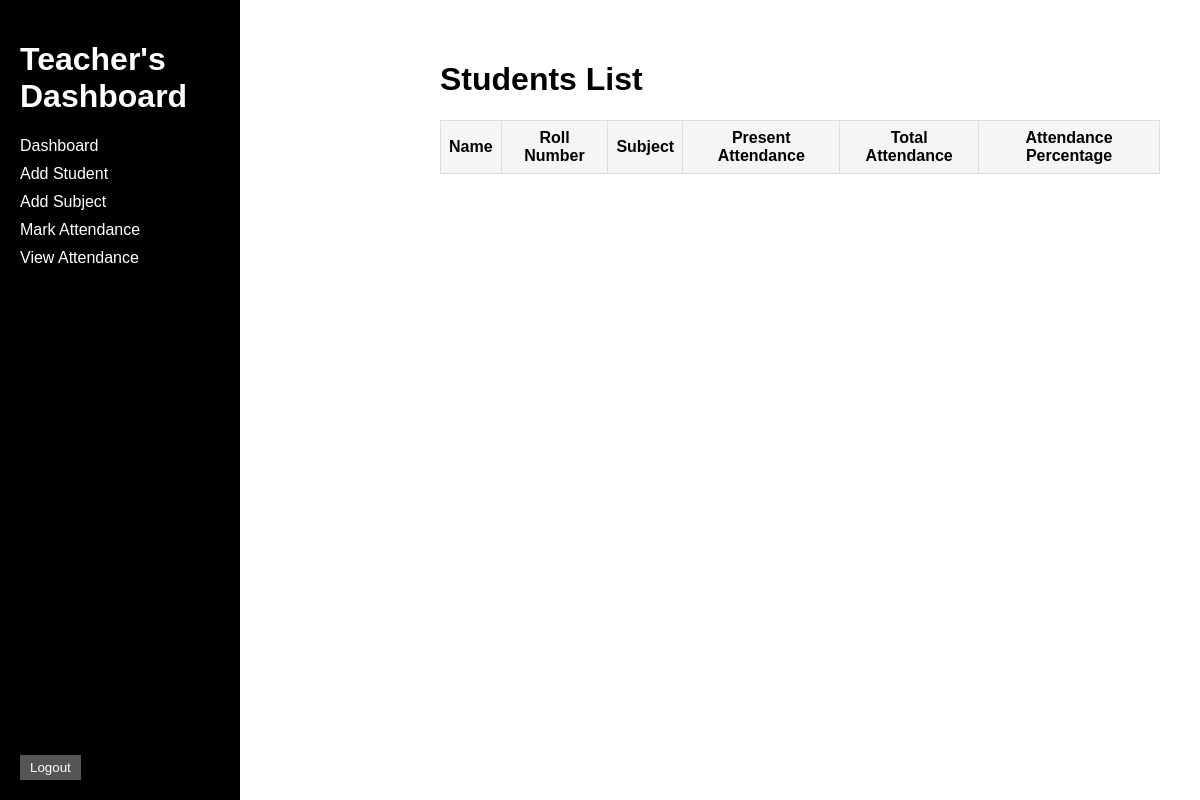
/students_list, run on an earlier commit of the app's database.
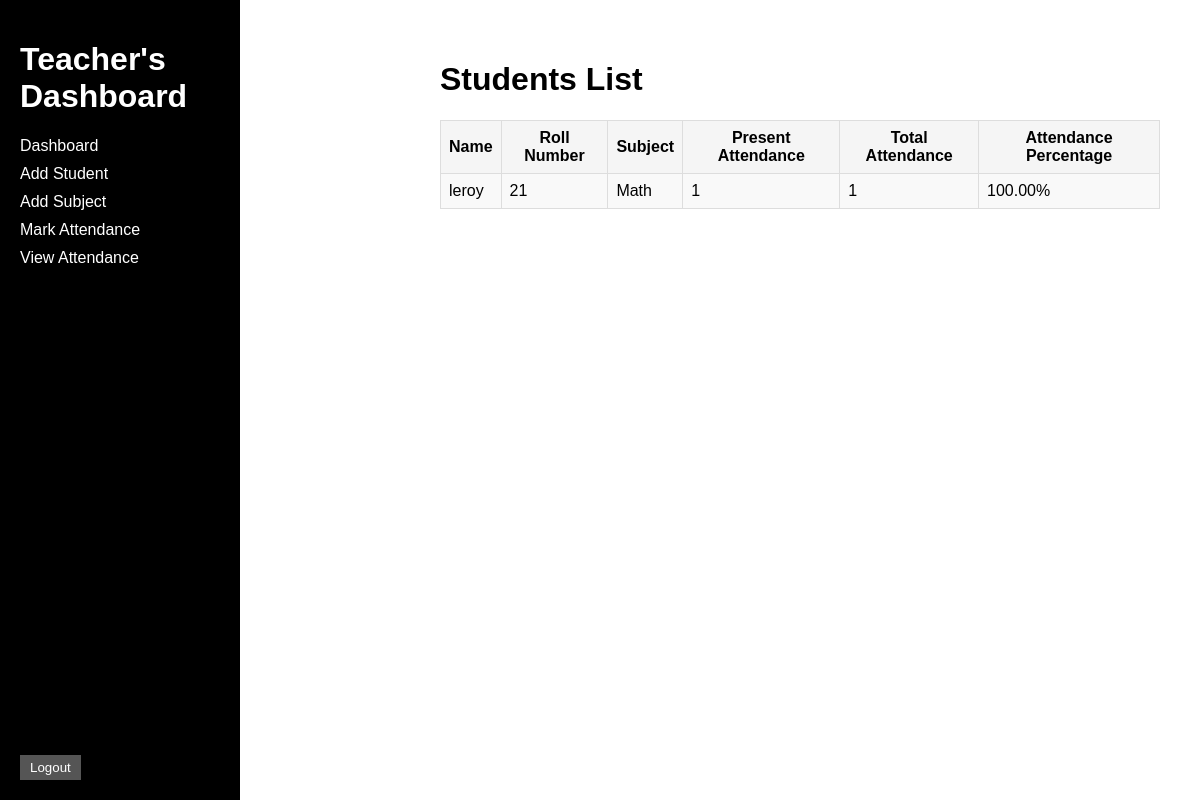
And on a later commit of the database.
### tables this page shows
CREATE TABLE students (
                id INTEGER PRIMARY KEY AUTOINCREMENT,
                name TEXT NOT NULL,
                roll_no INTEGER UNIQUE NOT NULL
            );

CREATE TABLE subjects (
                id INTEGER PRIMARY KEY AUTOINCREMENT,
                name TEXT NOT NULL UNIQUE
            );

### app.py (the view)
@app.route('/students_list')
def students_list():
    c.execute("SELECT * FROM students")
    students = c.fetchall()
    c.execute("SELECT * FROM subjects")
    subjects = c.fetchall()
    students_data = []
    for student in students:
        student_id = student[0]
        name = student[1]
        roll_no = student[2]
        attendance_data = []
        for subject in subjects:
            subject_id = subject[0]
            subject_name = subject[1]
            c.execute("SELECT COUNT(*) FROM attendance WHERE student_id=? AND subject_id=? AND status='Present'",
                      (student_id, subject_id))
            present_attendance = c.fetchone()[0]
            c.execute("SELECT COUNT(*) FROM attendance WHERE student_id=? AND subject_id=?",
                      (student_id, subject_id))
            total_attendance = c.fetchone()[0]
            attendance_data.append({
                'subject': subject_name,
                'present_attendance': present_attendance,
                'total_attendance': total_attendance
            })
        students_data.append({
            'name': name,
            'roll_no': roll_no,
            'attendance_data': attendance_data
        })
    return render_template('students_list.html', students_data=students_data, subjects=subjects)

### templates/students_list.html (shortened to what this page needs)
{% extends 'base.html' %}
{% block content %}
    <div class="content">
        <h1>Students List</h1>
        <table class="students-table">
            <tr>
                <th>Name</th>
                <th>Roll Number</th>
                <th>Subject</th>
                <th>Present Attendance</th>
                <th>Total Attendance</th>
                <th>Attendance Percentage</th>
            </tr>
            {% for student_data in students_data %}
                <tr>
                    <td rowspan="{{ subjects|length }}">{{ student_data['name'] }}</td>
                    <td rowspan="{{ subjects|length }}">{{ student_data['roll_no'] }}</td>
                    {% for attendance_data in student_data['attendance_data'] %}
                        <td>{{ attendance_data['subject'] }}</td>
                        <td>{{ attendance_data['present_attendance'] }}</td>
                        <td>{{ attendance_data['total_attendance'] }}</td>
                        <td>{% if attendance_data['total_attendance'] > 0 %}{{ "%.2f" % (attendance_data['present_attendance'] / attendance_data['total_attendance'] * 100) }}%{% else %}N/A{% endif %}</td>
                    </tr>
                {% endfor %}
            {% endfor %}
        </table>
    </div>
{% endblock %}

### templates/base.html (shortened to what this page needs)
<!DOCTYPE html>
<html>
<head>
</head>
<body>
    <div class="sidebar">
        <h1>Teacher's Dashboard</h1>
        <ul>
            <li><a href="{{ url_for('home') }}">Dashboard</a></li>
            <li><a href="{{ url_for('add_student') }}">Add Student</a></li>
            <li><a href="{{ url_for('add_subject') }}">Add Subject</a></li>
            <li><a href="{{ url_for('mark_attendance') }}">Mark Attendance</a></li>
            <li><a href="{{ url_for('students_list') }}">View Attendance</a></li>
        </ul>
        <div class="logout">
            <form action="{{ url_for('logout') }}" method="POST">
                <button type="submit">Logout</button>
            </form>
        </div>
    </div>
    <div class="content">
        {% block content %}{% endblock %}
    </div>
</body>
</html>

### templates/base.html (style rules this page uses)
body { margin: 0; padding: 0; font-family: Arial, sans-serif; }
.sidebar { position: fixed; left: 0; top: 0; height: 100%; width: 200px; background-color: #000000; color: #fff; padding: 20px; }
.sidebar ul { list-style-type: none; padding: 0; margin: 0; }
.sidebar li { margin-bottom: 10px; }
.sidebar a { color: #fff; text-decoration: none; }
.logout { position: absolute; bottom: 60px; left: 20px; }
.logout button { color: #fff; background-color: #555; border: none; padding: 5px 10px; cursor: pointer; }
.content { margin-left: 200px; padding: 20px; }

### templates/students_list.html (style rules this page uses)
.content { margin-left: 200px; }
.students-table { width: 100%; border-collapse: collapse; margin-top: 20px; }
.students-table th, .students-table td { border: 1px solid #ddd; padding: 8px; }
.students-table th { background-color: #f5f5f5; }
.students-table tr:nth-child(even) { background-color: #f9f9f9; }

What changed in the data, as far as the page shows it:
added students: name "leroy", roll_no "21"
added subjects: subject "Math", present_attendance "1", total_attendance "1", attendance_data "100.00"
